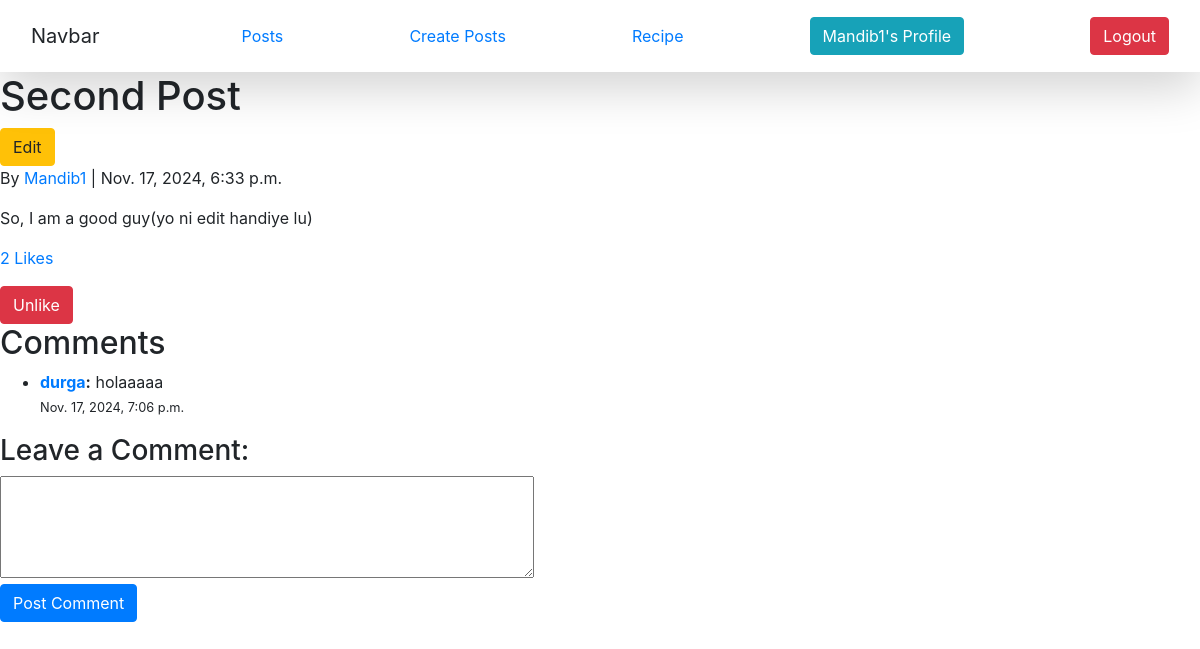
/postlist/2/ (signed in), run on an earlier commit of the app's database.
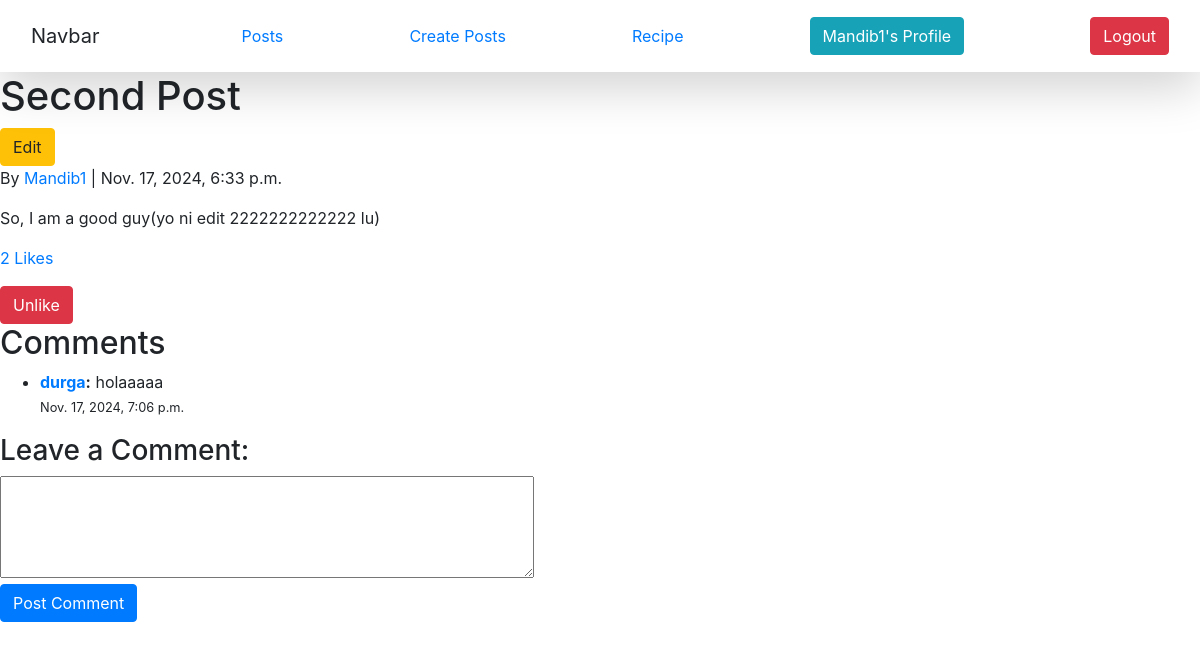
And on a later commit of the database.
### vege/models.py (models this page shows, shortened)
class Post(models.Model):
    title = models.CharField(max_length=200)
    content = models.TextField()
    created_at = models.DateTimeField(auto_now_add=True)
    author = models.ForeignKey(User, on_delete=models.CASCADE)  # Link the post to the user
    def get_likes_count(self):
        return self.likes.count()

### vege/views.py (the view, shortened to what this page needs)
# urls.py: path('postlist/<int:post_id>/', post_detail, name='post_detail'),
def post_detail(request, post_id):
    post = get_object_or_404(Post, id=post_id)
    comments = post.comments.all()
    liked_users = post.likes.values_list('user__username', flat=True)
    user_has_liked = Like.objects.filter(post=post, user=request.user).exists()
    return render(request, 'post_detail.html', {
        'post': post,
        'comments': comments,
        'user_has_liked': user_has_liked,
        'liked_users': liked_users  # Pass the list of users who liked the post
    })

### vege/templates/post_detail.html (shortened to what this page needs)
{% extends "base.html" %}
{% block start %}
<h1>{{ post.title }}</h1> {% if post.author == request.user %}
<a href="{% url 'edit_post' post.id %}" class="btn btn-warning">Edit</a>
{% endif %}
<p>By <a href="{% url 'user_profile' post.author.username %}">{{ post.author.username }}</a> | {{ post.created_at }}</p>
<p>{{ post.content }}</p>
<p><a href="#" data-toggle="modal" data-target="#likeModal{{ post.id }}">{{ post.get_likes_count }} Likes</a></p>
<form method="POST" action="{% url 'post_detail' post.id %}">
    {% if user_has_liked %}
        <button type="submit" name="like" class="btn btn-danger">Unlike</button>
    {% else %}
        <button type="submit" name="like" class="btn btn-primary">Like</button>
    {% endif %}
</form>
<h2>Comments</h2>
<ul>
    {% for comment in comments %}
        <li>
            <strong><a href="{% url 'user_profile' comment.author.username %}">{{ comment.author.username }}</a>:</strong> {{ comment.content }}
            <br>
            <small>{{ comment.created_at }}</small>
        </li>
    {% empty %}
        <p>No comments yet.</p>
    {% endfor %}
</ul>
<h3>Leave a Comment:</h3>
<form method="POST">
    <textarea name="content" rows="4" cols="50"></textarea><br>
    <button type="submit" name="comment" class="btn btn-primary">Post Comment</button>
</form>
{% endblock %}

What changed in the data, as far as the page shows it:
changed Post "Second Post": content "So, I am a good guy(yo ni edit handiye lu)" → "So, I am a good guy(yo ni edit 2222222222222 lu)"
